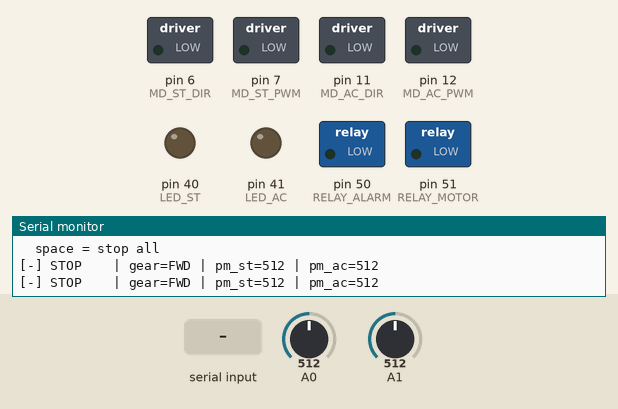
Recording of a sketch running on a simulated Arduino Mega 2560, built with avr-gcc and run on an emulated ATmega2560. Parts: switched loads named in the sketch (green lamp = pin HIGH), output pins drawn as LEDs (lit = HIGH), the last lines printed to the serial monitor. The inputs (shaded band) are chosen by the test bench; at power-on: A0 = 512, A1 = 512.

Above: at 1.3 s.
1.4 s: "d" received over Serial
At 2.4 s:
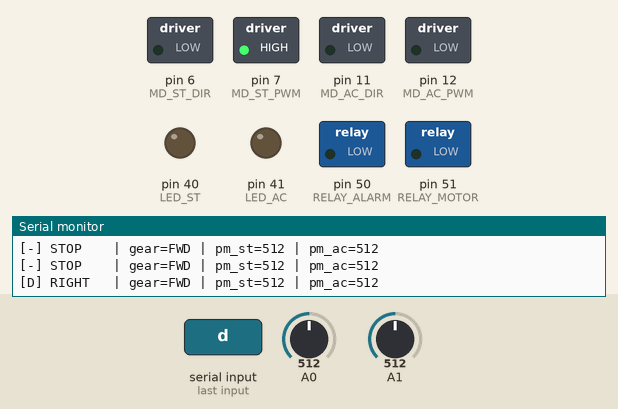
2.9 s: A0 set to 210
4.4 s: A0 set to 188
At 4.7 s:
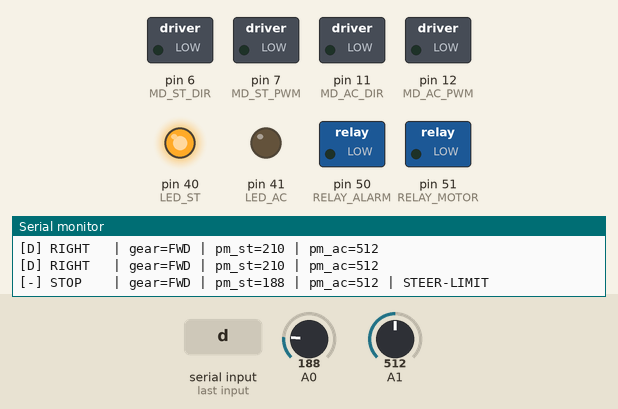
5.9 s: "a" received over Serial
At 6.2 s:
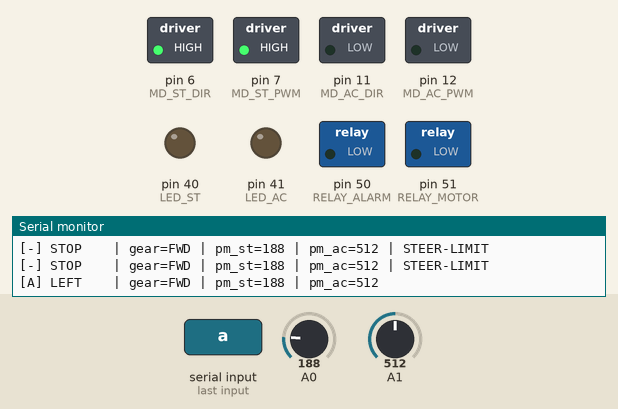
7.4 s: "w" received over Serial
At 7.8 s:
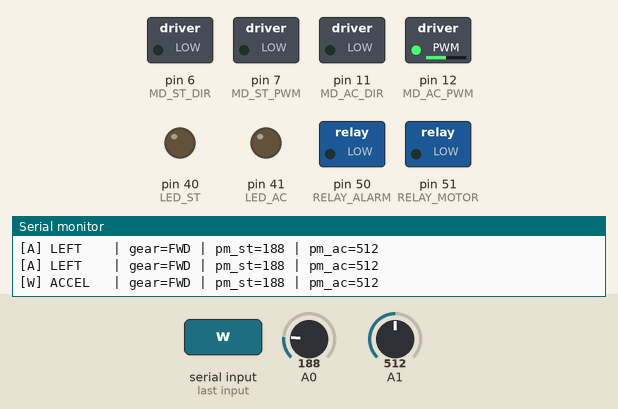
8.9 s: "b" received over Serial
At 9.3 s:
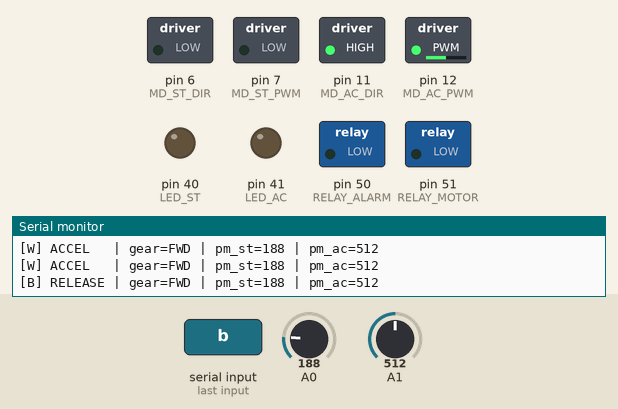
Timing chart, 0 to 11.4 s (numbered marks = the images above; inputs shaded):
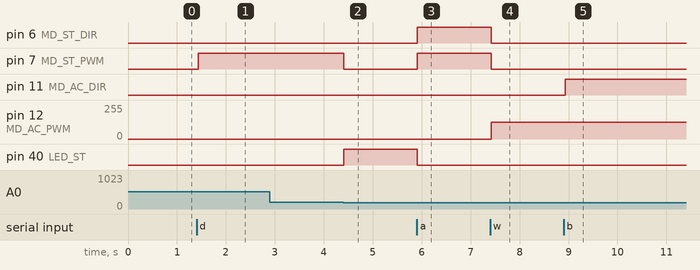

The sketch:

keyboardmode.ino
```cpp
// keyboardmode.ino
// Manual keyboard control for Hakuroukun via serial commands from keyboard_teleop.py
// Flash to Arduino Mega 2560 (/dev/arduino).
//
// Serial protocol (9600 baud):
//   'w' = press pedal (accelerate)
//   'b' = release pedal
//   'a' = steer left
//   'd' = steer right
//   's' = toggle gear FORWARD <-> REVERSE (interlock: pedal must be at neutral)
//   ' ' = stop all (keyboard_teleop.py sends this when no key is held)
//
// Relay behaviour:
//   FORWARD gear : RELAY_ALARM=LOW,  RELAY_MOTOR=LOW,  LED_AC OFF
//   REVERSE gear : RELAY_ALARM=HIGH, RELAY_MOTOR=HIGH, LED_AC ON
//
// Every loop, prints a single status line to serial:
//   [cmd] KEY_NAME | gear=FWD/REV | pm_st=N | pm_ac=N | signals
// Prints are throttled to PRINT_INTERVAL_MS so the log stays readable.
//
// Original manualmode.ino by Duc-san (c) 2024 ISE Mobile Robot Group
// keyboardmode.ino adapted by Fadli Due Ramandavito, 2026

// ─── Tuning ─────────────────────────────────────────────────────────────────

#define SPEED_ST          255   // Steering motor PWM (0-255)
#define SPEED_AC          127   // Accel motor PWM (0-255)
#define PM_ST_N           400   // Steering neutral pot value
#define PM_ST_LIMR        200   // Right limit: PM_ST_N - PM_ST_LIMR
#define PM_ST_LIML        290   // Left limit:  PM_ST_N + PM_ST_LIML
#define PM_AC_N           235   // measured 2026-07-07: released pot value
#define PM_AC_LIMU        500   // press limit: 235+500=735
#define PM_AC_LIMD         20   // release limit: 235-20=215
#define RELAY_SAFE_MARGIN  30   // Pedal within this of neutral to allow gear switch
#define PRINT_INTERVAL_MS 100   // Throttle status prints (10 Hz)

// ─── Pin Assignments ────────────────────────────────────────────────────────

const int MD_ST_DIR    =  6;
const int MD_ST_PWM    =  7;
const int MD_AC_DIR    = 11;
const int MD_AC_PWM    = 12;
const int LED_ST       = 40;
const int LED_AC       = 41;
const int RELAY_ALARM  = 50;
const int RELAY_MOTOR  = 51;

// ─── State ──────────────────────────────────────────────────────────────────

bool reverse_gear = false;

int pm_st = 0, pm_ac = 0;
int sig_st_r = 0, sig_st_l = 0, sig_ac_u = 0, sig_ac_d = 0;
int light_st = 0;

char cmd = ' ';
unsigned long last_print = 0;

// ─── Setup ──────────────────────────────────────────────────────────────────

void setup() {
  Serial.begin(9600);

  pinMode(MD_ST_DIR, OUTPUT);
  pinMode(MD_ST_PWM, OUTPUT);
  pinMode(MD_AC_DIR, OUTPUT);
  pinMode(MD_AC_PWM, OUTPUT);
  pinMode(LED_ST, OUTPUT);
  pinMode(LED_AC, OUTPUT);
  pinMode(RELAY_ALARM, OUTPUT);
  pinMode(RELAY_MOTOR, OUTPUT);

  // Safe defaults
  digitalWrite(MD_ST_DIR, LOW);  analogWrite(MD_ST_PWM, 0);
  digitalWrite(MD_AC_DIR, LOW);  analogWrite(MD_AC_PWM, 0);
  digitalWrite(LED_ST, LOW);     digitalWrite(LED_AC, LOW);
  digitalWrite(RELAY_ALARM, LOW);
  digitalWrite(RELAY_MOTOR, LOW);

  Serial.println("=== keyboardmode ready ===");
  Serial.println("  w = press pedal (accelerate)");
  Serial.println("  b = release pedal");
  Serial.println("  a = steer left     d = steer right");
  Serial.println("  s = toggle gear (requires pedal at neutral)");
  Serial.println("  space = stop all");
}

// ─── Main Loop ──────────────────────────────────────────────────────────────

void loop() {
  // 1. Read potentiometers
  pm_st = analogRead(0);
  pm_ac = analogRead(1);

  // 2. Drain serial buffer — keep only the most recent command
  while (Serial.available() > 0) {
    cmd = Serial.read();
  }

  // 3. Reset per-loop signals
  light_st = 0;
  sig_st_r = sig_st_l = sig_ac_u = sig_ac_d = 0;

  // 4. Decode command
  switch (cmd) {
    case 'd':
      if (pm_st < PM_ST_N - PM_ST_LIMR) light_st = 1;
      else                              sig_st_r = 1;
      break;

    case 'a':
      if (pm_st > PM_ST_N + PM_ST_LIML) light_st = 1;
      else                              sig_st_l = 1;
      break;

    case 'w':
      if (pm_ac <= PM_AC_N + PM_AC_LIMU) sig_ac_u = 1;
      // else: at pedal limit — do nothing
      break;

    case 'b':
      if (pm_ac >= PM_AC_N - PM_AC_LIMD) sig_ac_d = 1;
      // else: already at neutral / released
      break;

    case 's':
      handle_gear_toggle();
      cmd = ' ';   // consume so it doesn't re-fire next loop
      break;

    default:
      // ' ' or anything else -> all signals stay 0 -> motors stop
      break;
  }

  // 5. Drive steering motor
  if (sig_st_r) {
    digitalWrite(MD_ST_DIR, LOW);
    analogWrite(MD_ST_PWM, SPEED_ST);
  } else if (sig_st_l) {
    digitalWrite(MD_ST_DIR, HIGH);
    analogWrite(MD_ST_PWM, SPEED_ST);
  } else {
    analogWrite(MD_ST_PWM, 0);
    digitalWrite(MD_ST_DIR, LOW);
  }

  // 6. Drive accel motor (continuous while held — same as manualmode.ino)
  if (sig_ac_u) {
    digitalWrite(MD_AC_DIR, LOW);
    analogWrite(MD_AC_PWM, SPEED_AC);
  } else if (sig_ac_d) {
    digitalWrite(MD_AC_DIR, HIGH);
    analogWrite(MD_AC_PWM, SPEED_AC);
  } else {
    analogWrite(MD_AC_PWM, 0);
    digitalWrite(MD_AC_DIR, LOW);
  }

  // 7. LEDs
  digitalWrite(LED_ST, light_st       ? HIGH : LOW);
  digitalWrite(LED_AC, reverse_gear   ? HIGH : LOW);

  // 8. Throttled status print
  print_status();

  delay(50);
}

// ─── Gear Toggle with Interlock ─────────────────────────────────────────────

void handle_gear_toggle() {
  bool pedal_safe = (pm_ac <= PM_AC_N + RELAY_SAFE_MARGIN);
  if (!pedal_safe) {
    Serial.println("!! Gear switch BLOCKED: release pedal first (press b)");
    return;
  }
  reverse_gear = !reverse_gear;
  if (reverse_gear) {
    digitalWrite(RELAY_ALARM, HIGH);
    digitalWrite(RELAY_MOTOR, HIGH);
    Serial.println(">> Gear -> REVERSE");
  } else {
    digitalWrite(RELAY_ALARM, LOW);
    digitalWrite(RELAY_MOTOR, LOW);
    Serial.println(">> Gear -> FORWARD");
  }
}

// ─── Status Print ───────────────────────────────────────────────────────────

void print_status() {
  static char last_key = '?';
  static bool last_gear = false;
  static int last_pm_st = -1;
  static int last_pm_ac = -1;

  // Determine current key name
  char current_key;
  if      (sig_ac_u) current_key = 'W';
  else if (sig_ac_d) current_key = 'B';
  else if (sig_st_r) current_key = 'D';
  else if (sig_st_l) current_key = 'A';
  else               current_key = '-';

  // Only print if something meaningful changed OR every 1000ms as heartbeat
  bool state_changed = (current_key != last_key) ||
                       (reverse_gear != last_gear) ||
                       (abs(pm_st - last_pm_st) > 5) ||
                       (abs(pm_ac - last_pm_ac) > 5);

  if (!state_changed && millis() - last_print < 1000) return;

  last_print = millis();
  last_key = current_key;
  last_gear = reverse_gear;
  last_pm_st = pm_st;
  last_pm_ac = pm_ac;

  const char *key_name;
  switch (current_key) {
    case 'W': key_name = "[W] ACCEL  "; break;
    case 'B': key_name = "[B] RELEASE"; break;
    case 'D': key_name = "[D] RIGHT  "; break;
    case 'A': key_name = "[A] LEFT   "; break;
    default:  key_name = "[-] STOP   "; break;
  }

  Serial.print(key_name);
  Serial.print(" | gear=");
  Serial.print(reverse_gear ? "REV" : "FWD");
  Serial.print(" | pm_st=");
  Serial.print(pm_st);
  Serial.print(" | pm_ac=");
  Serial.print(pm_ac);
  if (light_st) Serial.print(" | STEER-LIMIT");
  Serial.println();
}
```

Measured:
- the behaviour switches between 200 and 199 on A0 (found by bisection; images 1 and 2)
- after the input at 1.4 s, pin 7 (MD_ST_PWM): LOW → HIGH at once
- after the input at 4.4 s, pin 7 (MD_ST_PWM): HIGH → LOW at once; pin 40 (LED_ST): LOW → HIGH at once
- after the input at 5.9 s, pin 6 (MD_ST_DIR), pin 7 (MD_ST_PWM): LOW → HIGH at once; pin 40 (LED_ST): HIGH → LOW at once
- after the input at 7.4 s, pin 6 (MD_ST_DIR), pin 7 (MD_ST_PWM): HIGH → LOW at once; pin 12 (MD_AC_PWM): 0/255 → 127/255 at once
- after the input at 8.9 s, pin 11 (MD_AC_DIR): LOW → HIGH at once
